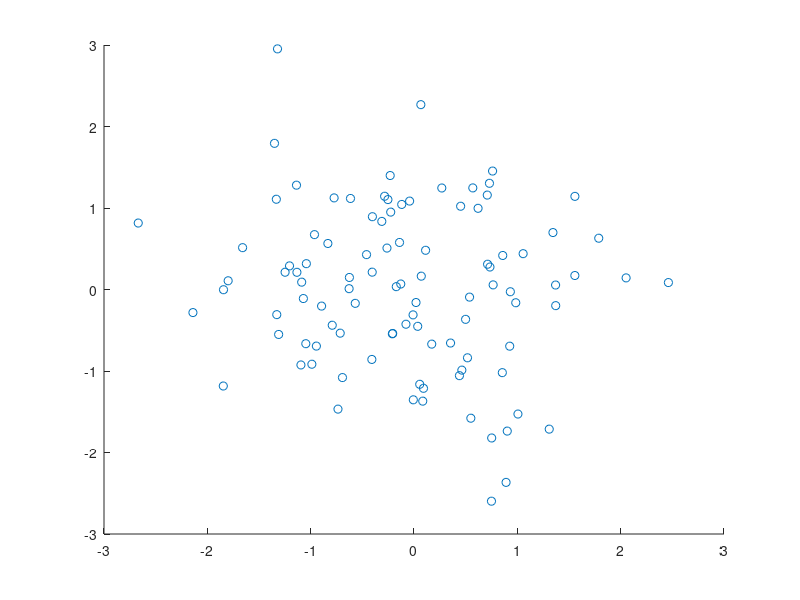
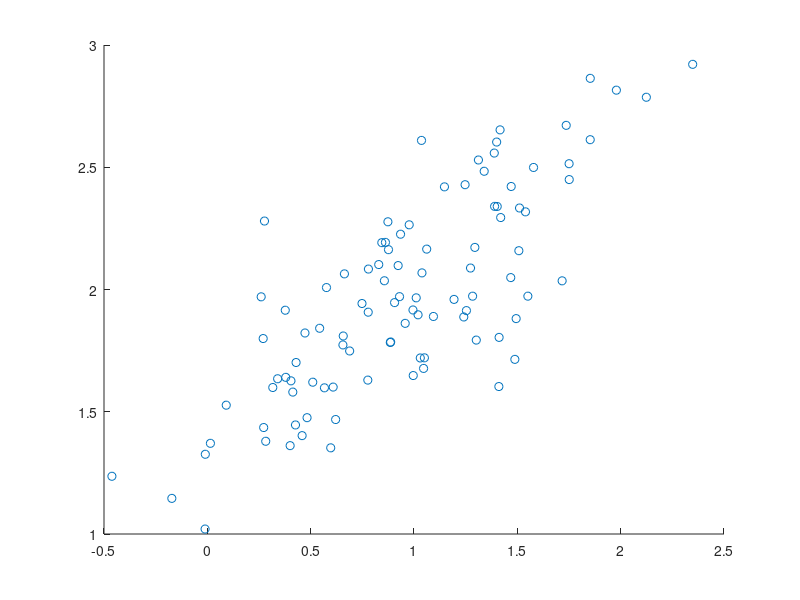
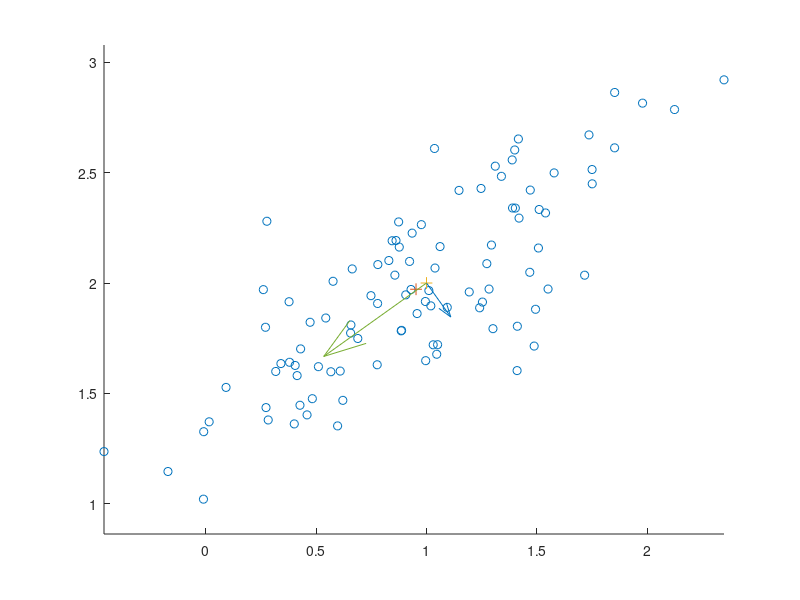

Recreate these plots in MATLAB, in order. (Note: this script raises an error after producing the figures.)
mu = [1;2];
cov = [0.3, 0.2 ; 0.2, 0.2];

L = chol(cov,'lower');
z = randn(2,100);

y = bsxfun(@plus,mu,L * z);

figure(1)
scatter(z(1,:),z(2,:))
figure(2)
scatter(y(1,:),y(2,:))

figure(3)
clf;
hold on
axis equal;

scatter(y(1,:),y(2,:),'cyan')

my1 = mean(y(1,:));
my2 = mean(y(2,:));
scatter(my1,my2,72,'blue','+')
scatter(1,2,72,'red','+')

mu = [my1 ; my2];

ynew = bsxfun(@minus,y,mu) * bsxfun(@minus,y,mu)';
ycov = ynew / 100;

[v,d] = eig(ycov);



%sv1 = mu + sqrt(d(1,1)) * v(:,1);
%sv2 = mu + sqrt(d(2,2)) * v(:,2);

v1 = sqrt(d(1,1)) * v(:,1);
v2 = sqrt(d(2,2)) * v(:,2);




quiver(1,2,v1(1,1),v1(2,1));
quiver(1,2,v2(1,1),v2(2,1));

%quiver(mu(1,1),mu(2,1),sv1(1,1),sv1(2,1));
%quiver(mu(1,1),mu(2,1),sv2(1,1),sv2(2,1));

%plot(sv1)
%plot(sv2)

hold off

% I.2.4
rm = rotationm(30);
rcov30 = rm^-1 * ycov * rm;

rm = rotationm(60);
rcov60 = rm^-1 * ycov * rm;

rm = rotationm(90);
rcov90 = rm^-1 * ycov * rm;

y30 = bsxfun(@plus,mu,rcov30 * z);
y60 = bsxfun(@plus,mu,rcov60 * z);
y90 = bsxfun(@plus,mu,rcov90 * z);


figure(4)
clf;
hold on

rm = rotationm(40)
rcovnew = rm^-1 * ycov * rm;
ynew = bsxfun(@plus,mu,rcovnew * z);

scatter(y30(1,:),y30(2,:),'yellow')
scatter(y60(1,:),y60(2,:),'blue')
scatter(y90(1,:),y90(2,:),'red')
scatter(ynew(1,:),ynew(2,:),'green')

figure(5)
clf;
rm = rotationm(40)
rcovnew = rm^-1 * ycov * rm;
ynew = bsxfun(@plus,mu,rcovnew * z);


scatter(ynew(1,:),ynew(2,:),'blue')
rm = rotationm(45)
rcovnew = rm^-1 * ycov * rm;
ynew = bsxfun(@plus,mu,rcovnew * z);


scatter(ynew(1,:),ynew(2,:),'green')
axis equal
